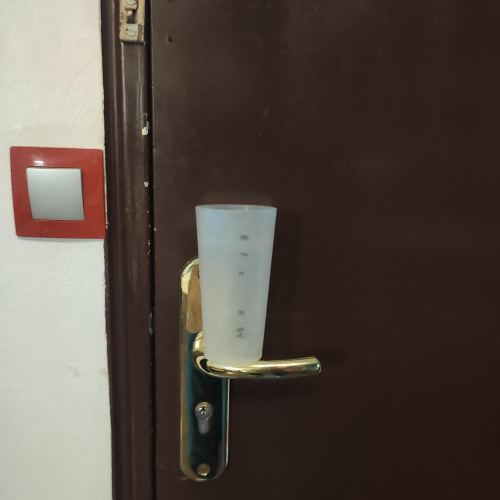
#> input picture pos/adornipi_pos_005.jpg, 1000 x 1000 px, found by its file name (shown at 1/2 size)
$ jupyter execute --allow-errors object_detection.ipynb   (shell and % lines are left out)
#> lines starting #> are read from the running program, lines starting #| are printed output that depends on the picture
[cell 1]
import cv2
from matplotlib import pyplot as plt
from skimage import io
from skimage.transform import resize

[cell 2]
def possible_objects(img):
    #copy image
    imOut = img.copy()
#> imOut is the input picture: shape (1000, 1000, 3); mean R, G, B 86.4, 75.5, 67.8
    # resize image
    newHeight = 200
    newWidth = int(imOut.shape[1]*200/imOut.shape[0])
#> newWidth = 200
    imOut = cv2.resize(imOut, (newWidth, newHeight))
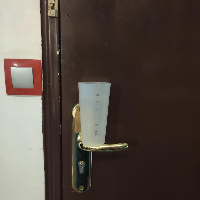
#> imOut: shape (200, 200, 3); mean R, G, B 86.5, 75.6, 67.9
    # create Selective Search Segmentation Object using default parameters
    ss = cv2.ximgproc.segmentation.createSelectiveSearchSegmentation()
    # set input image on which we will run segmentation
    ss.setBaseImage(imOut)
    # Switch to slow but high recall Selective Search method
    # ss.switchToSelectiveSearchFast()
    ss.switchToSelectiveSearchQuality()
    # run selective search segmentation on input image
    rects = ss.process()
    # multiply the coordinates of the bounding boxes by the scale factor
    scale_factor_x = img.shape[1]/imOut.shape[1]
#> scale_factor_x = 5
    scale_factor_y = img.shape[0]/imOut.shape[0]
#> scale_factor_y = 5
    # create list of bboxes
    bboxes = []
    # iterate over all the region proposals
    for i, rect in enumerate(rects):
        # draw rectangle for region proposal
        x, y, w, h = rect
        x, y, w, h = round(x*scale_factor_x), round(y*scale_factor_y), round(w*scale_factor_x), round(h*scale_factor_y)
        bboxes.append([x, y, w, h])
    return bboxes

def show_boxes(img, boxes):
    # copy image
    # imOut = img.copy()
    # # iterate over all the region proposals
    # for rect in boxes:
    #     # draw rectangle for region proposal till 100
    #     x, y, w, h = rect
    #     cv2.rectangle(imOut, (x, y), (x+w, y+h), (255, 0, 0), 1, cv2.LINE_AA)
    # show output
    plt.imshow(img)
    # remove axis
    plt.axis("off")
    for rect in boxes:
        # draw rectangle for region proposal till 100
        x, y, w, h = rect
        plt.gca().add_patch(plt.Rectangle((x, y), w, h, fill=False, edgecolor='r', linewidth=1))

def IoU(b1, b2):
    i1, j1, h1, l1 = b1
    i2, j2, h2, l2 = b2
    x1 = max(i1, i2)
    y1 = max(j1, j2)
    x2 = min(i1 + h1, i2 + h2)
    y2 = min(j1 + l1, j2 + l2)
    if x1 > x2 or y1 > y2:
        return 0
    else:
        return (x2 - x1) * (y2 - y1) / (h1 * l1 + h2 * l2 - (x2 - x1) * (y2 - y1))

[cell 3]
# show_boxes(im, )
boxes = possible_objects(io.imread("data/images/pos/adornipi_pos_005.jpg"))

[cell 4]
show_boxes(io.imread("data/images/pos/adornipi_pos_005.jpg"), boxes)
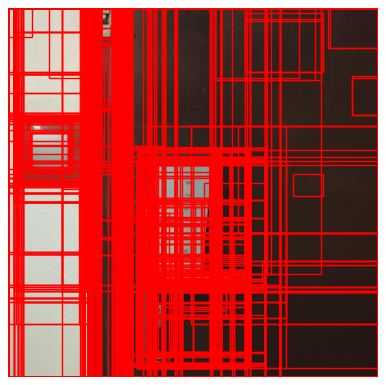
#> figure drawn by matplotlib, 1 panel

[cell 5]
# remove boxes with IoU > 0.5
def remove_overlapping_boxes(boxes):
    # create list of bboxes
    bboxes = []
#> bboxes = []
    # iterate over all the region proposals
    for i, rect in enumerate(boxes):
        # draw rectangle for region proposal
        x, y, w, h = rect
        # check if there is an overlap with a previous box
        overlap = False
        for j in range(i):
            if IoU(rect, boxes[j]) > 0.5:
                overlap = True
                break
        if not overlap:
            bboxes.append([x, y, w, h])
    return bboxes

[cell 6]
show_boxes(cv2.imread("data/images/pos/adornipi_pos_005.jpg"), remove_overlapping_boxes(boxes))
#> the loop in show_boxes (call 2), `for rect in boxes:` made 77 passes
#> rect on passes 1 to 12: [315, 520, 135, 480], [25, 180, 190, 295], [240, 0, 60, 270], [320, 0, 680, 1000], [350, 410, 210, 230], [205, 0, 100, 1000], [250, 100, 45, 475], [295, 240, 20, 760], [215, 350, 20, 400], [350, 415, 200, 555], [220, 0, 70, 450], [0, 0, 200, 460]
plt.savefig("images/ss.png", dpi=300)
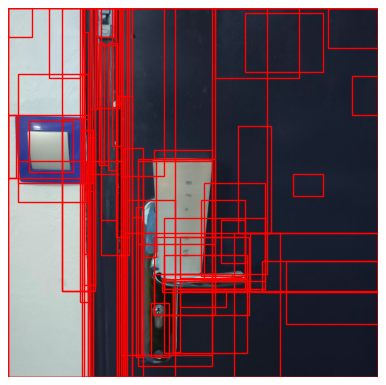
#> figure drawn by matplotlib, 1 panel; B, G, R data is drawn as R, G, B

[cell 7]
# remove boxes with aspect ratio too square ( not between 1.5 and 2)
def remove_square_boxes(boxes):
    # create list of bboxes
    bboxes = []
    # iterate over all the region proposals
    for i, rect in enumerate(boxes):
        x, y, w, h = rect
        aspect_ratio = h/w
        if aspect_ratio > 1.5 and aspect_ratio < 2:
            bboxes.append([x, y, w, h])
#> this loop made 77 passes
    return bboxes

$ run again, with pos/adornipi_pos_001.jpg copied over pos/adornipi_pos_005.jpg
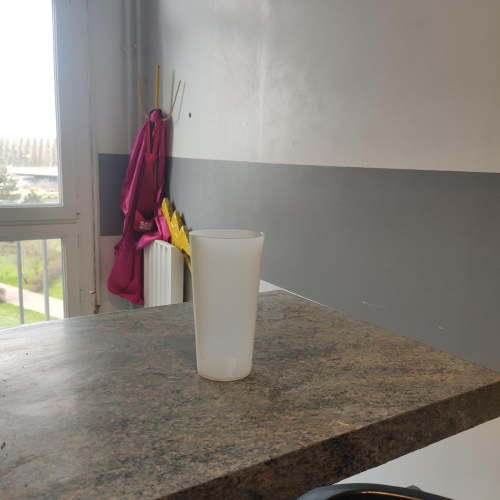
#> input picture pos/adornipi_pos_001.jpg, 1000 x 1000 px, found by its file name (shown at 1/2 size)
#> in possible_objects, imOut is the input picture: shape (1000, 1000, 3); mean R, G, B 135.8, 129.5, 122.8
#> imOut: shape (200, 200, 3)
#> `[cell 4] show_boxes(io.imread("data/images/pos/adornipi_pos_005.jpg"),..`:
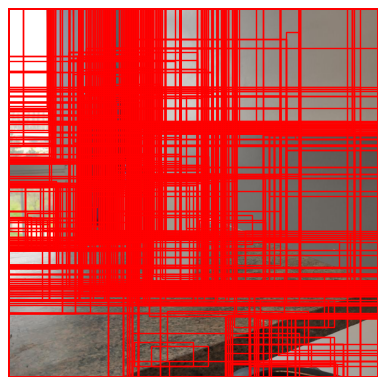
#> figure drawn by matplotlib, 1 panel
#> in remove_overlapping_boxes, `bboxes = []`: bboxes = []
#> the loop in show_boxes (call 2), `for rect in boxes:` made 86 passes
#> rect on passes 1 to 8: [195, 305, 60, 185], [195, 0, 145, 610], [0, 570, 90, 80], [220, 225, 110, 380], [295, 470, 50, 145], [0, 0, 105, 265], [450, 325, 60, 130], [0, 0, 265, 635]
#> `plt.savefig("images/ss.png", dpi=300)`:
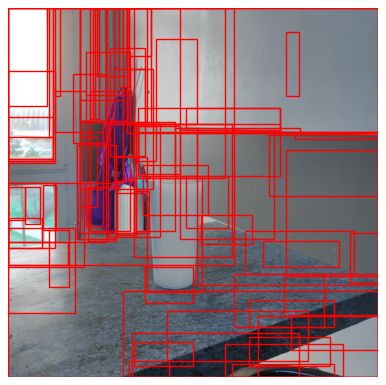
#> figure drawn by matplotlib, 1 panel; B, G, R data is drawn as R, G, B
#> the loop in remove_square_boxes, `for i, rect in enumerate(boxes):` made 86 passes

$ run again, with pos/adornipi_pos_004.jpg copied over pos/adornipi_pos_005.jpg
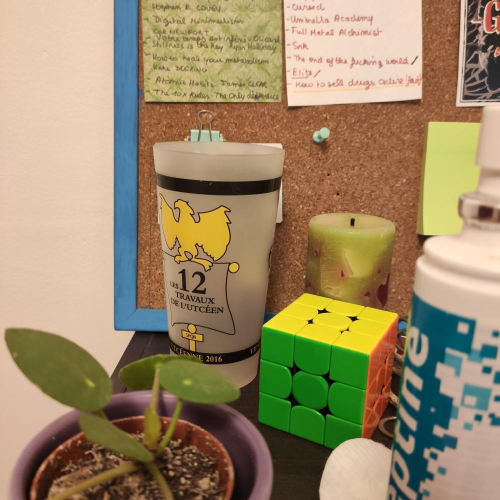
#> input picture pos/adornipi_pos_004.jpg, 1000 x 1000 px, found by its file name (shown at 1/2 size)
#> in possible_objects, imOut is the input picture: shape (1000, 1000, 3); mean R, G, B 155.9, 137.3, 103.8
#> imOut: shape (200, 200, 3)
#> `[cell 4] show_boxes(io.imread("data/images/pos/adornipi_pos_005.jpg"),..`:
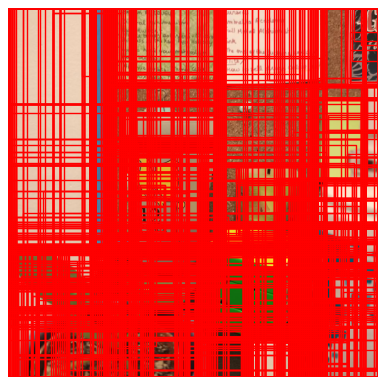
#> figure drawn by matplotlib, 1 panel
#> in remove_overlapping_boxes, `bboxes = []`: bboxes = []
#> the loop in show_boxes (call 2), `for rect in boxes:` made 112 passes
#> rect on passes 1 to 8: [0, 645, 540, 355], [275, 0, 25, 615], [75, 840, 390, 160], [0, 655, 135, 345], [770, 645, 85, 355], [0, 0, 250, 735], [825, 700, 175, 300], [275, 0, 285, 615]
#> `plt.savefig("images/ss.png", dpi=300)`:
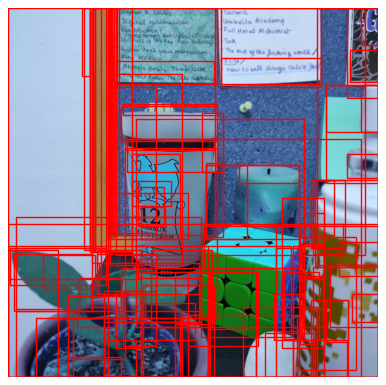
#> figure drawn by matplotlib, 1 panel; B, G, R data is drawn as R, G, B
#> the loop in remove_square_boxes, `for i, rect in enumerate(boxes):` made 112 passes
